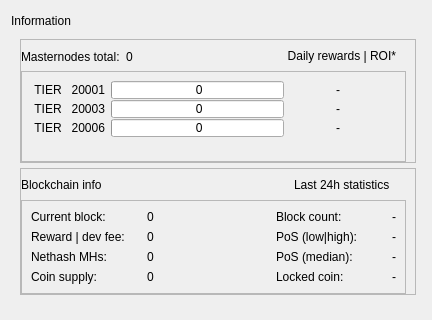
         <widget class="QFrame" name="frame_bottom_1">
          <property name="minimumSize">
           <size>
            <width>0</width>
            <height>320</height>
           </size>
          </property>
          <property name="lineWidth">
           <number>0</number>
          </property>
          <layout class="QVBoxLayout" name="verticalLayout_9">
           <item>
            <layout class="QVBoxLayout" name="verticalLayout_7">
             <item>
              <layout class="QHBoxLayout" name="horizontalLayout_12">
               <item>
                <widget class="QLabel" name="label_7">
                 <property name="text">
                  <string>Information</string>
                 </property>
                </widget>
               </item>
               <item>
                <spacer name="horizontalSpacer_10">
                 <property name="orientation">
                  <enum>Qt::Horizontal</enum>
                 </property>
                 <property name="sizeHint" stdset="0">
                  <size>
                   <width>40</width>
                   <height>20</height>
                  </size>
                 </property>
                </spacer>
               </item>
              </layout>
             </item>
             <item>
              <widget class="QWidget" name="infoWidget" native="true">
               <layout class="QVBoxLayout" name="informationWidget">
                <property name="spacing">
                 <number>5</number>
                </property>
                <property name="leftMargin">
                 <number>9</number>
                </property>
                <property name="topMargin">
                 <number>2</number>
                </property>
                <property name="rightMargin">
                 <number>5</number>
                </property>
                <property name="bottomMargin">
                 <number>2</number>
                </property>
                <item>
                 <widget class="QFrame" name="frameMnInfo">
                  <property name="frameShape">
                   <enum>QFrame::StyledPanel</enum>
                  </property>
                  <property name="frameShadow">
                   <enum>QFrame::Raised</enum>
                  </property>
                  <layout class="QVBoxLayout" name="verticalLayout_17">
                   <property name="leftMargin">
                    <number>0</number>
                   </property>
                   <property name="bottomMargin">
                    <number>0</number>
                   </property>
                   <item>
                    <layout class="QHBoxLayout" name="horizontalLayout_9">
                     <item>
                      <widget class="QLabel" name="labelMnTotal">
                       <property name="minimumSize">
                        <size>
                         <width>0</width>
                         <height>0</height>
                        </size>
                       </property>
                       <property name="maximumSize">
                        <size>
                         <width>16777215</width>
                         <height>16777215</height>
                        </size>
                       </property>
                       <property name="text">
                        <string>Masternodes total:</string>
                       </property>
                      </widget>
                     </item>
                     <item>
                      <widget class="QLabel" name="labelMnTotal_Value">
                       <property name="text">
                        <string>0</string>
                       </property>
                      </widget>
                     </item>
                     <item>
                      <spacer name="horizontalSpacer_7">
                       <property name="orientation">
                        <enum>Qt::Horizontal</enum>
                       </property>
                       <property name="sizeHint" stdset="0">
                        <size>
                         <width>40</width>
                         <height>16</height>
                        </size>
                       </property>
                      </spacer>
                     </item>
                     <item>
                      <widget class="QLabel" name="labelROI">
                       <property name="minimumSize">
                        <size>
                         <width>0</width>
                         <height>0</height>
                        </size>
                       </property>
                       <property name="maximumSize">
                        <size>
                         <width>16777215</width>
                         <height>16777215</height>
                        </size>
                       </property>
                       <property name="text">
                        <string>Daily rewards | ROI*   </string>
                       </property>
                       <property name="alignment">
                        <set>Qt::AlignRight</set>
                       </property>
                      </widget>
                     </item>
                    </layout>
                   </item>
                   <item>
                    <widget class="QFrame" name="frameMnInfoLevels">
                     <property name="frameShape">
                      <enum>QFrame::StyledPanel</enum>
                     </property>
                     <property name="frameShadow">
                      <enum>QFrame::Raised</enum>
                     </property>
                     <layout class="QGridLayout" name="gridLayout_2">
                      <property name="verticalSpacing">
                       <number>1</number>
                      </property>
                      <item row="0" column="2">
                       <widget class="QProgressBar" name="graphMN1">
                        <property name="minimumSize">
                         <size>
                          <width>0</width>
                          <height>18</height>
                         </size>
                        </property>
                        <property name="maximumSize">
                         <size>
                          <width>16777215</width>
                          <height>18</height>
                         </size>
                        </property>
                        <property name="value">
                         <number>0</number>
                        </property>
                        <property name="format">
                         <string> %v</string>
                        </property>
                       </widget>
                      </item>
                      <item row="1" column="2">
                       <widget class="QProgressBar" name="graphMN2">
                        <property name="minimumSize">
                         <size>
                          <width>0</width>
                          <height>18</height>
                         </size>
                        </property>
                        <property name="maximumSize">
                         <size>
                          <width>16777215</width>
                          <height>18</height>
                         </size>
                        </property>
                        <property name="value">
                         <number>0</number>
                        </property>
                        <property name="format">
                         <string> %v</string>
                        </property>
                       </widget>
                      </item>
                      <item row="3" column="2">
                       <widget class="QProgressBar" name="graphMN3">
                        <property name="minimumSize">
                         <size>
                          <width>0</width>
                          <height>18</height>
                         </size>
                        </property>
                        <property name="maximumSize">
                         <size>
                          <width>16777215</width>
                          <height>18</height>
                         </size>
                        </property>
                        <property name="value">
                         <number>0</number>
                        </property>
                        <property name="format">
                         <string> %v</string>
                        </property>
                       </widget>
                      </item>
                      <item row="0" column="3">
                       <widget class="QLabel" name="roi_11">
                        <property name="minimumSize">
                         <size>
                          <width>50</width>
                          <height>0</height>
                         </size>
                        </property>
                        <property name="maximumSize">
                         <size>
                          <width>16777215</width>
                          <height>16777215</height>
                         </size>
                        </property>
                        <property name="text">
                         <string>-</string>
                        </property>
                        <property name="alignment">
                         <set>Qt::AlignRight|Qt::AlignTrailing|Qt::AlignVCenter</set>
                        </property>
                       </widget>
                      </item>
                      <item row="0" column="4">
                       <widget class="QLabel" name="roi_12">
                        <property name="minimumSize">
                         <size>
                          <width>50</width>
                          <height>0</height>
                         </size>
                        </property>
                        <property name="maximumSize">
                         <size>
                          <width>16777215</width>
                          <height>16777215</height>
                         </size>
                        </property>
                        <property name="text">
                         <string/>
                        </property>
                        <property name="alignment">
                         <set>Qt::AlignLeading|Qt::AlignLeft|Qt::AlignVCenter</set>
                        </property>
                       </widget>
                      </item>
                      <item row="1" column="3">
                       <widget class="QLabel" name="roi_21">
                        <property name="minimumSize">
                         <size>
                          <width>50</width>
                          <height>0</height>
                         </size>
                        </property>
                        <property name="maximumSize">
                         <size>
                          <width>16777215</width>
                          <height>16777215</height>
                         </size>
                        </property>
                        <property name="text">
                         <string>-</string>
                        </property>
                        <property name="alignment">
                         <set>Qt::AlignRight|Qt::AlignTrailing|Qt::AlignVCenter</set>
                        </property>
                       </widget>
                      </item>
                      <item row="1" column="4">
                       <widget class="QLabel" name="roi_22">
                        <property name="minimumSize">
                         <size>
                          <width>50</width>
                          <height>0</height>
                         </size>
                        </property>
                        <property name="maximumSize">
                         <size>
                          <width>16777215</width>
                          <height>16777215</height>
                         </size>
                        </property>
                        <property name="text">
                         <string/>
                        </property>
                        <property name="alignment">
                         <set>Qt::AlignLeading|Qt::AlignLeft|Qt::AlignVCenter</set>
                        </property>
                       </widget>
                      </item>
                      <item row="3" column="3">
                       <widget class="QLabel" name="roi_31">
                        <property name="minimumSize">
                         <size>
                          <width>50</width>
                          <height>0</height>
                         </size>
                        </property>
                        <property name="maximumSize">
                         <size>
                          <width>16777215</width>
                          <height>16777215</height>
                         </size>
                        </property>
                        <property name="text">
                         <string>-</string>
                        </property>
                        <property name="alignment">
                         <set>Qt::AlignRight|Qt::AlignTrailing|Qt::AlignVCenter</set>
                        </property>
                       </widget>
                      </item>
                      <item row="3" column="4">
                       <widget class="QLabel" name="roi_32">
                        <property name="minimumSize">
                         <size>
                          <width>50</width>
                          <height>0</height>
                         </size>
                        </property>
                        <property name="maximumSize">
                         <size>
                          <width>16777215</width>
                          <height>16777215</height>
                         </size>
                        </property>
                        <property name="text">
                         <string/>
                        </property>
                        <property name="alignment">
                         <set>Qt::AlignLeading|Qt::AlignLeft|Qt::AlignVCenter</set>
                        </property>
                       </widget>
                      </item>
                      <item row="4" column="4">
                       <widget class="QLabel" name="roi_42">
                        <property name="minimumSize">
                         <size>
                          <width>50</width>
                          <height>0</height>
                         </size>
                        </property>
                        <property name="maximumSize">
                         <size>
                          <width>16777215</width>
                          <height>16777215</height>
                         </size>
                        </property>
                        <property name="text">
                         <string/>
                        </property>
                        <property name="alignment">
                         <set>Qt::AlignLeading|Qt::AlignLeft|Qt::AlignVCenter</set>
                        </property>
                       </widget>
                      </item>
                      <item row="0" column="0">
                       <widget class="QLabel" name="label">
                        <property name="minimumSize">
                         <size>
                          <width>0</width>
                          <height>0</height>
                         </size>
                        </property>
                        <property name="maximumSize">
                         <size>
                          <width>16777215</width>
                          <height>16777215</height>
                         </size>
                        </property>
                        <property name="text">
                         <string> TIER </string>
                        </property>
                        <property name="alignment">
                         <set>Qt::AlignRight|Qt::AlignTrailing|Qt::AlignVCenter</set>
                        </property>
                       </widget>
                      </item>
                      <item row="1" column="0">
                       <widget class="QLabel" name="label_2">
                        <property name="minimumSize">
                         <size>
                          <width>0</width>
                          <height>0</height>
                         </size>
                        </property>
                        <property name="maximumSize">
                         <size>
                          <width>16777215</width>
                          <height>16777215</height>
                         </size>
                        </property>
                        <property name="text">
                         <string> TIER </string>
                        </property>
                        <property name="alignment">
                         <set>Qt::AlignRight|Qt::AlignTrailing|Qt::AlignVCenter</set>
                        </property>
                       </widget>
                      </item>
                      <item row="3" column="0">
                       <widget class="QLabel" name="label_3">
                        <property name="minimumSize">
                         <size>
                          <width>0</width>
                          <height>0</height>
                         </size>
                        </property>
                        <property name="maximumSize">
                         <size>
                          <width>16777215</width>
                          <height>16777215</height>
                         </size>
                        </property>
                        <property name="text">
                         <string> TIER </string>
                        </property>
                        <property name="alignment">
                         <set>Qt::AlignRight|Qt::AlignTrailing|Qt::AlignVCenter</set>
                        </property>
                       </widget>
                      </item>
                      <item row="4" column="0">
                       <widget class="QLabel" name="label_4">
                        <property name="minimumSize">
                         <size>
                          <width>0</width>
                          <height>0</height>
                         </size>
                        </property>
                        <property name="maximumSize">
                         <size>
                          <width>16777215</width>
                          <height>16777215</height>
                         </size>
                        </property>
                        <property name="text">
                         <string/>
                        </property>
                        <property name="alignment">
                         <set>Qt::AlignRight|Qt::AlignTrailing|Qt::AlignVCenter</set>
                        </property>
                       </widget>
                      </item>
                      <item row="0" column="1">
                       <widget class="QLabel" name="label_lcolat">
                        <property name="text">
                         <string>20001</string>
                        </property>
                        <property name="alignment">
                         <set>Qt::AlignRight|Qt::AlignTrailing|Qt::AlignVCenter</set>
                        </property>
                       </widget>
                      </item>
                      <item row="1" column="1">
                       <widget class="QLabel" name="label_mcolat">
                        <property name="text">
                         <string>20003</string>
                        </property>
                        <property name="alignment">
                         <set>Qt::AlignRight|Qt::AlignTrailing|Qt::AlignVCenter</set>
                        </property>
                       </widget>
                      </item>
                      <item row="3" column="1">
                       <widget class="QLabel" name="label_fcolat">
                        <property name="text">
                         <string>20006</string>
                        </property>
                        <property name="alignment">
                         <set>Qt::AlignRight|Qt::AlignTrailing|Qt::AlignVCenter</set>
                        </property>
                       </widget>
                      </item>
                      <item row="4" column="1">
                       <widget class="QLabel" name="label_pcolat">
                        <property name="text">
                         <string/>
                        </property>
                        <property name="alignment">
                         <set>Qt::AlignRight|Qt::AlignTrailing|Qt::AlignVCenter</set>
                        </property>
                       </widget>
                      </item>
                     </layout>
                    </widget>
                   </item>
                  </layout>
                 </widget>
                </item>
                <item>
                 <widget class="QFrame" name="frameBlockchainInfo">
                  <property name="frameShape">
                   <enum>QFrame::StyledPanel</enum>
                  </property>
                  <property name="frameShadow">
                   <enum>QFrame::Raised</enum>
                  </property>
                  <layout class="QVBoxLayout" name="verticalLayout_18">
                   <property name="leftMargin">
                    <number>0</number>
                   </property>
                   <property name="bottomMargin">
                    <number>0</number>
                   </property>
                   <item>
                    <layout class="QHBoxLayout" name="horizontalLayout_13">
                     <item>
                      <widget class="QLabel" name="label_blockchaininfo">
                       <property name="text">
                        <string>Blockchain info</string>
                       </property>
                       <property name="alignment">
                        <set>Qt::AlignLeading</set>
                       </property>
                      </widget>
                     </item>
                     <item>
                      <spacer name="horizontalSpacer_6">
                       <property name="orientation">
                        <enum>Qt::Horizontal</enum>
                       </property>
                       <property name="sizeType">
                        <enum>QSizePolicy::Expanding</enum>
                       </property>
                       <property name="sizeHint" stdset="0">
                        <size>
                         <width>40</width>
                         <height>16</height>
                        </size>
                       </property>
                      </spacer>
                     </item>
                     <item>
                      <widget class="QLabel" name="label_24hblockchaininfo">
                       <property name="text">
                        <string>Last 24h statistics     </string>
                       </property>
                       <property name="alignment">
                        <set>Qt::AlignRight</set>
                       </property>
                      </widget>
                     </item>
                    </layout>
                   </item>
                   <item>
                    <widget class="QFrame" name="frameBlockchainInfoData">
                     <property name="frameShape">
                      <enum>QFrame::StyledPanel</enum>
                     </property>
                     <property name="frameShadow">
                      <enum>QFrame::Raised</enum>
                     </property>
                     <layout class="QGridLayout" name="gridLayout_3">
                      <item row="0" column="0">
                       <widget class="QLabel" name="label_CurrentBlock">
                        <property name="minimumSize">
                         <size>
                          <width>110</width>
                          <height>0</height>
                         </size>
                        </property>
                        <property name="maximumSize">
                         <size>
                          <width>130</width>
                          <height>16777215</height>
                         </size>
                        </property>
                        <property name="text">
                         <string>Current block:</string>
                        </property>
                        <property name="alignment">
                         <set>Qt::AlignVCenter</set>
                        </property>
                       </widget>
                      </item>
                      <item row="0" column="1">
                       <widget class="QLabel" name="label_CurrentBlock_value">
                        <property name="minimumSize">
                         <size>
                          <width>110</width>
                          <height>0</height>
                         </size>
                        </property>
                        <property name="maximumSize">
                         <size>
                          <width>130</width>
                          <height>16777215</height>
                         </size>
                        </property>
                        <property name="text">
                         <string>0</string>
                        </property>
                        <property name="alignment">
                         <set>Qt::AlignVCenter</set>
                        </property>
                       </widget>
                      </item>
                      <item row="0" column="2">
                       <widget class="QLabel" name="label_spacer">
                        <property name="minimumSize">
                         <size>
                          <width>0</width>
                          <height>0</height>
                         </size>
                        </property>
                        <property name="maximumSize">
                         <size>
                          <width>16777215</width>
                          <height>16777215</height>
                         </size>
                        </property>
                        <property name="text">
                         <string/>
                        </property>
                       </widget>
                      </item>
                      <item row="0" column="3">
                       <widget class="QLabel" name="label_24hBlock">
                        <property name="minimumSize">
                         <size>
                          <width>110</width>
                          <height>0</height>
                         </size>
                        </property>
                        <property name="maximumSize">
                         <size>
                          <width>130</width>
                          <height>16777215</height>
                         </size>
                        </property>
                        <property name="text">
                         <string>Block count:</string>
                        </property>
                        <property name="alignment">
                         <set>Qt::AlignVCenter</set>
                        </property>
                       </widget>
                      </item>
                      <item row="0" column="4">
                       <widget class="QLabel" name="label_24hBlock_value">
                        <property name="minimumSize">
                         <size>
                          <width>0</width>
                          <height>0</height>
                         </size>
                        </property>
                        <property name="maximumSize">
                         <size>
                          <width>100</width>
                          <height>16777215</height>
                         </size>
                        </property>
                        <property name="text">
                         <string>-</string>
                        </property>
                        <property name="alignment">
                         <set>Qt::AlignVCenter</set>
                        </property>
                       </widget>
                      </item>
                      <item row="1" column="0">
                       <widget class="QLabel" name="label_CurrentBlockReward">
                        <property name="text">
                         <string>Reward | dev fee:</string>
                        </property>
                        <property name="alignment">
                         <set>Qt::AlignVCenter</set>
                        </property>
                       </widget>
                      </item>
                      <item row="1" column="1">
                       <widget class="QLabel" name="label_CurrentBlockReward_value">
                        <property name="text">
                         <string>0</string>
                        </property>
                        <property name="alignment">
                         <set>Qt::AlignVCenter</set>
                        </property>
                       </widget>
                      </item>
                      <item row="1" column="3">
                       <widget class="QLabel" name="label_24hPoS">
                        <property name="toolTip">
                         <string>Average value of 100 max/min inputs in the last 24 hours</string>
                        </property>
                        <property name="text">
                         <string>PoS (low|high):</string>
                        </property>
                        <property name="alignment">
                         <set>Qt::AlignVCenter</set>
                        </property>
                       </widget>
                      </item>
                      <item row="1" column="4">
                       <widget class="QLabel" name="label_24hPoS_value">
                        <property name="text">
                         <string>-</string>
                        </property>
                        <property name="alignment">
                         <set>Qt::AlignVCenter</set>
                        </property>
                       </widget>
                      </item>
                      <item row="2" column="0">
                       <widget class="QLabel" name="label_Nethash">
                        <property name="text">
                         <string>Nethash MHs:</string>
                        </property>
                        <property name="alignment">
                         <set>Qt::AlignVCenter</set>
                        </property>
                       </widget>
                      </item>
                      <item row="2" column="1">
                       <widget class="QLabel" name="label_Nethash_value">
                        <property name="text">
                         <string>0</string>
                        </property>
                        <property name="alignment">
                         <set>Qt::AlignVCenter</set>
                        </property>
                       </widget>
                      </item>
                      <item row="2" column="3">
                       <widget class="QLabel" name="label_24hPoSMedian">
                        <property name="toolTip">
                         <string>Median value of all PoS inputs in the last 24 hours</string>
                        </property>
                        <property name="text">
                         <string>PoS (median):</string>
                        </property>
                        <property name="alignment">
                         <set>Qt::AlignVCenter</set>
                        </property>
                       </widget>
                      </item>
                      <item row="2" column="4">
                       <widget class="QLabel" name="label_24hPoSMedian_value">
                        <property name="text">
                         <string>-</string>
                        </property>
                        <property name="alignment">
                         <set>Qt::AlignVCenter</set>
                        </property>
                       </widget>
                      </item>
                      <item row="3" column="0">
                       <widget class="QLabel" name="label_Supply">
                        <property name="text">
                         <string>Coin supply:</string>
                        </property>
                        <property name="alignment">
                         <set>Qt::AlignVCenter</set>
                        </property>
                       </widget>
                      </item>
                      <item row="3" column="1">
                       <widget class="QLabel" name="label_Supply_value">
                        <property name="text">
                         <string>0</string>
                        </property>
                        <property name="alignment">
                         <set>Qt::AlignVCenter</set>
                        </property>
                       </widget>
                      </item>
                      <item row="3" column="3">
                       <widget class="QLabel" name="label_LockedCoin">
                        <property name="text">
                         <string>Locked coin:</string>
                        </property>
                        <property name="alignment">
                         <set>Qt::AlignVCenter</set>
                        </property>
                       </widget>
                      </item>
                      <item row="3" column="4">
                       <widget class="QLabel" name="label_LockedCoin_value">
                        <property name="text">
                         <string>-</string>
                        </property>
                        <property name="alignment">
                         <set>Qt::AlignVCenter</set>
                        </property>
                       </widget>
                      </item>
                     </layout>
                    </widget>
                   </item>
                  </layout>
                 </widget>
                </item>
                <item>
                 <spacer name="verticalSpacer_2">
                  <property name="orientation">
                   <enum>Qt::Vertical</enum>
                  </property>
                  <property name="sizeHint" stdset="0">
                   <size>
                    <width>20</width>
                    <height>10</height>
                   </size>
                  </property>
                 </spacer>
                </item>
               </layout>
              </widget>
             </item>
            </layout>
           </item>
          </layout>
         </widget>
